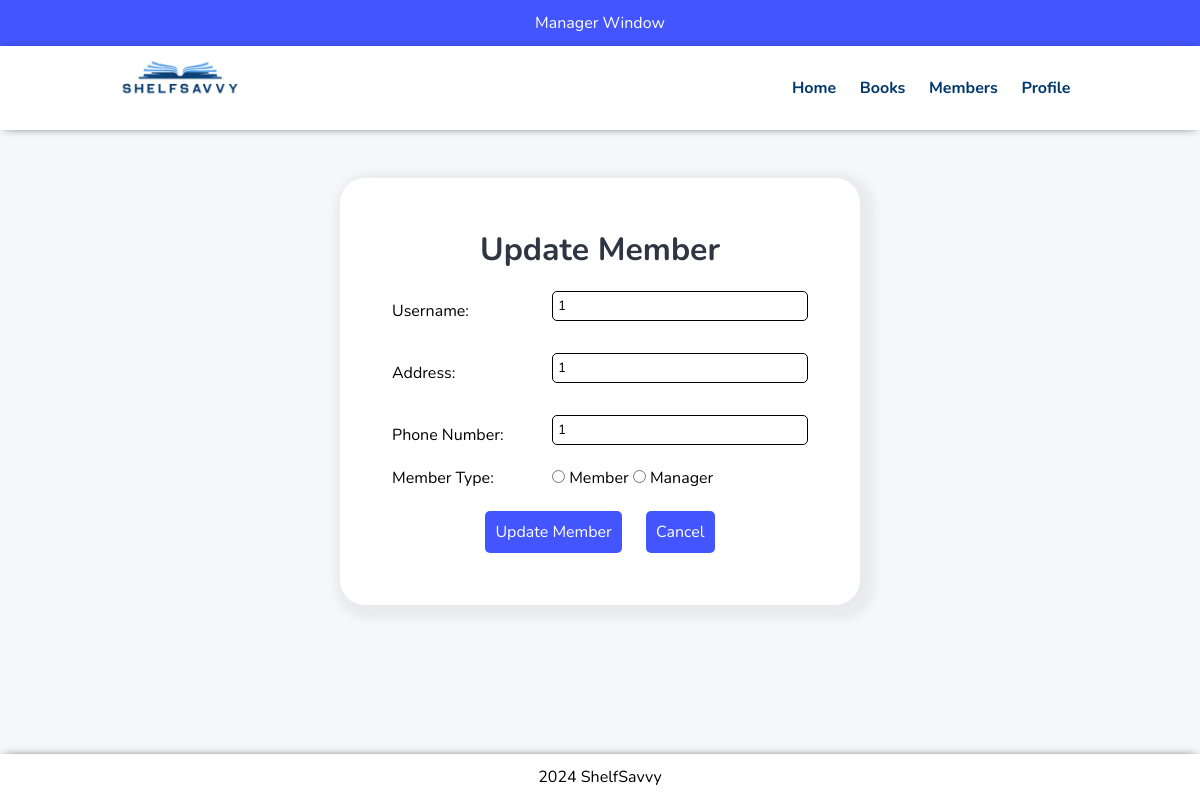
The page /manager/edit-member.php?id=17 (signed in) on the database its author committed.
### tables this page shows
CREATE TABLE `user` (
  `Username` varchar(50) NOT NULL,
  `Password` varchar(255) NOT NULL,
  `MemberType` varchar(20) NOT NULL,
  `BooksOut` int(2) NOT NULL,
  `UID` int(10) NOT NULL,
  `Address` varchar(50) NOT NULL,
  `PhoneNum` bigint(10) NOT NULL
);

### manager/edit-member.php (the view, shortened to what this page needs)
<?php include('partials/header.php'); ?>
<section class="page-container text-center">
    <div class="confirm-container">
        <h2 class="text-center">Update Member</h2>
        <?php
            $id=$_GET['id'];
            $sql_details="SELECT * FROM user WHERE UID=$id";
            $res_details=mysqli_query($conn, $sql_details);
            if($res_details==TRUE){
                $count_details = mysqli_num_rows($res_details);
                if($count_details==1){
                    $row_details=mysqli_fetch_assoc($res_details);
                    $username = $row_details['Username'];
                    $address = $row_details['Address'];
                    $phone_num = $row_details['PhoneNum'];
                }else{
                    header('location:'.SITEURL.'manager/member-list.php');
                }
            }
        ?>
        <form action="" method="POST">
            <table class="width-full">
                <tr>
                    <td>Username: </td>
                    <td>
                        <input type="text" name="username" value="<?php echo $username; ?>">
                    </td>
                </tr>
                <tr>
                    <td>Address: </td>
                    <td>
                        <input type="text" name="address" value="<?php echo $address; ?>">
                    </td>
                </tr>
                <tr>
                    <td>Phone Number: </td>
                    <td>
                        <input type="number" name="phone_num" value="<?php echo $phone_num; ?>">
                    </td>
                </tr>
                <tr>
                    <td>Member Type: </td>
                    <td>
                        <input type="radio" name="mem_type" value="member"> Member
                        <input type="radio" name="mem_type" value="manager"> Manager
                    </td>
                </tr>
                <tr>
                    <td colspan="2" class="row-btns text-center">
                        <input type="submit" name="submit" value="Update Member" class="btn btn-primary">
                        <a href="member-list.php" class="btn btn-primary indent">Cancel</a>
                    </td>
                </tr>
            </table>
        </form>
    </div>
</section>
<?php include('partials/footer.php'); ?>

### css/style.css (style rules this page uses)
* { margin: 0 0; padding: 0 0; font-family: 'Nunito', sans-serif; }
body { margin: 0; padding: 0; display: flex; flex-direction: column; height:100vh; }
.text-center { text-align: center; }
.width-full { width:100%; }
.indent { margin-left:20px; }
a { color: hsl(209, 98%, 21%); text-decoration: none; }
.btn { padding: 10px; font-size: 1rem; border-radius: 5px; border: none; }
.btn-primary { background-color: rgb(66, 85, 255); color: white; cursor: pointer; }
h2 { color: #2f3542; font-size: 2rem; margin-bottom: 2%; }
.confirm-container { background-color: white; width: 35%; margin: 0 auto; padding: 50px; border-radius: 25px; box-shadow: 5px 5px 10px 10px rgba(0,0,0,0.05); }
.page-container { background-color: rgb(246, 247, 251); padding: 4% 0; flex-grow: 1; }
.confirm-container input[type="text"] { width: 100%; border-radius: 5px; padding: 5px; margin-bottom: 20px; margin-top: 10px; border: 1px solid black; }
.confirm-container input[type="number"] { width: 100%; border-radius: 5px; padding: 5px; margin-bottom: 20px; margin-top: 10px; border: 1px solid black; }

### css/manager.css (style rules this page uses)
.row-btns { padding-top: 20px; }

### rows shown on the page
user: username "1", address "1", phone_num "1"
